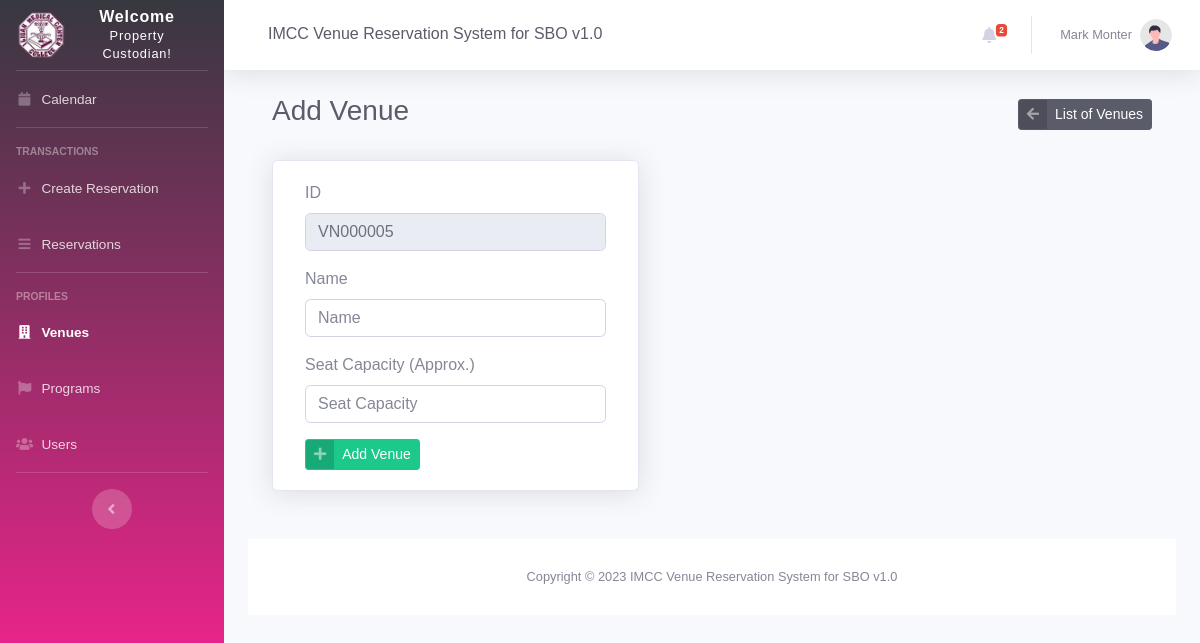
/venue_add.php (signed in), run on an earlier commit of the app's database.
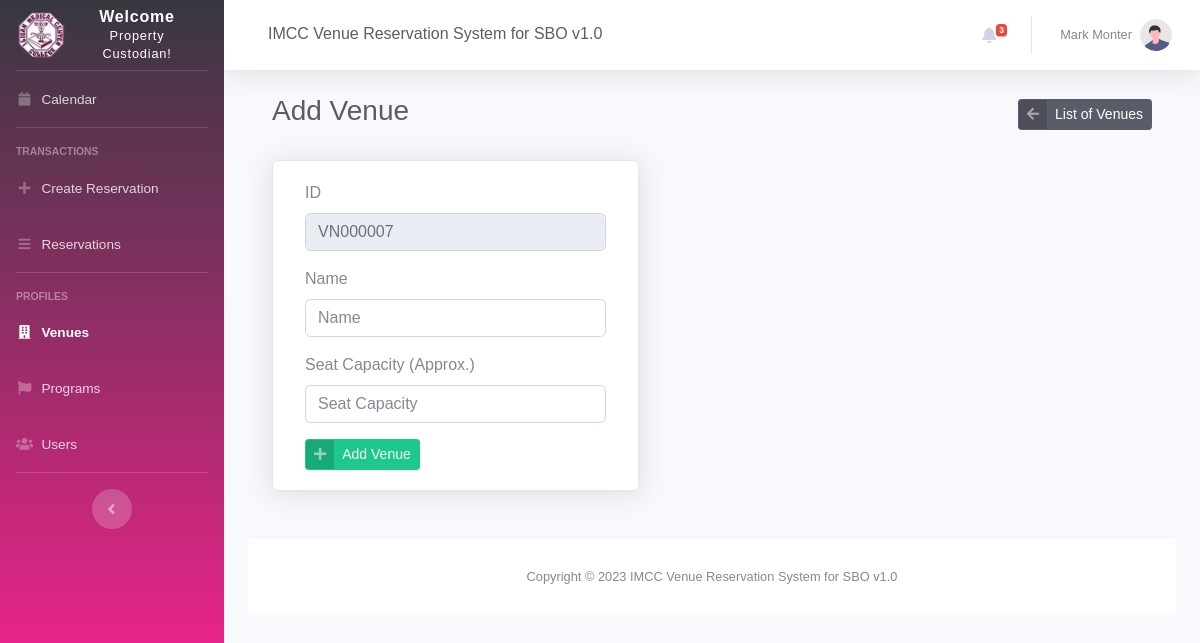
And on a later commit of the database.
### tables this page shows
CREATE TABLE `number_sequence` (
  `id` int(11) NOT NULL,
  `page_name` varchar(15) NOT NULL,
  `last_number` int(11) NOT NULL,
  `CreatedDateTime` datetime NOT NULL DEFAULT current_timestamp()
);

### venue_add.php (the view, shortened to what the changed rows need)
<?php
include 'settings/system.php';
include 'settings/header.php';
include "settings/sidebar.php";
include 'settings/topbar.php';
?>
<div class="container-fluid">
    <div class="d-sm-flex align-items-center justify-content-between mb-4">
        <div class="container-fluid">
            <div class="d-sm-flex align-items-center justify-content-between mb-4">
                <h1 class="h3 mb-2 text-gray-800"> Add Venue</h1>
            </div>
            <div class="card shadow mb-4 col-xl-5 col-md-6">
                <div class="card-body">
                    <?php
                    $sequence = $db->query("SELECT * FROM number_sequence WHERE page_name = 'venues'");
                    $fetch = $sequence->fetchAll(PDO::FETCH_OBJ);
                    foreach ($fetch as $data) {
                        $newID = $data->last_number + 1;
                        $lengthID = strlen((string)$newID);
                        if ($lengthID == 1) $ID = "00000" . $newID;
                        elseif ($lengthID == 2) $ID = "0000" . $newID;
                        elseif ($lengthID == 3) $ID = "000" . $newID;
                        elseif ($lengthID == 4) $ID = "00" . $newID;
                        elseif ($lengthID == 5) $ID = "0" . $newID;
                        else $ID = $newID;
                    }
                    ?>
                    <div class="table-responsive">
                        <form role="form" method="post">
                            <div class="form-group">
                                <label>ID</label>
                                <input class="form-control" type="text" name="venueID" value="<?= 'VN' . $ID ?>" readonly>
                            </div>
                        </form>
                    </div>
                </div>
            </div>
        </div>
    </div>
    <?php include 'settings/footer.php'; ?>

### settings/topbar.php (shortened to what the changed rows need)
<div id="content-wrapper" class="d-flex flex-column">
    <div id="content">
        <nav class="navbar navbar-expand navbar-light bg-white topbar mb-4 static-top shadow">
            <ul class="navbar-nav ml-auto">
                <?php
                    $currentUserID = $_SESSION["id"];
                    $currentUserType = $_SESSION["position"];
                    $getNotif = $db->query("SELECT * FROM notifications
                                            WHERE (recipient = '$currentUserID' OR notifyToAllUserType = '$currentUserType')  ORDER BY id DESC");
                    $fetchNotifications = $getNotif->fetchAll(PDO::FETCH_OBJ);
                    $notificationCount = 0;
                    foreach ($fetchNotifications as $data)
                    {
                        if($data->isRead == 0){
                            $notificationCount++;
                        }
                    }
                ?>
                <li class="nav-item dropdown no-arrow mx-1">
                    <a class="nav-link dropdown-toggle" href="#" id="alertsDropdown" role="button" data-toggle="dropdown" aria-haspopup="true" aria-expanded="false">
                        <i class="fas fa-bell fa-fw"> </i>
                        <span class="badge badge-danger badge-counter" style="<?php echo (($notificationCount == 0) ? "visibility: hidden;": "visibility: visible;")?>"><?php echo $notificationCount; ?></span>
                    </a>
                </li>
            </ul>
        </nav>

What changed in the data, as far as the page shows it:
changed number_sequence: venueID "VN000005" → "VN000007"
Also different on the page:
$notificationCount: "2" → "3"
